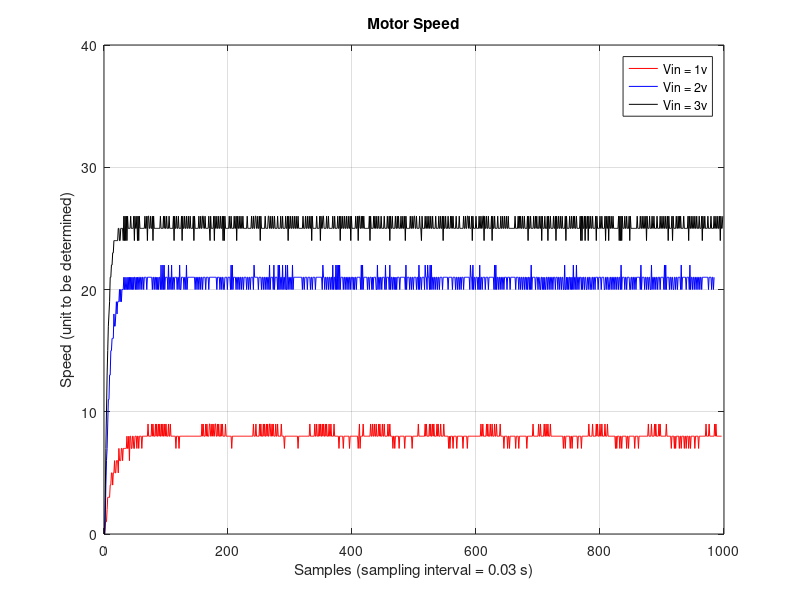

Source code (MATLAB): (Note: this script raises an error after producing the figure.)
% Part 1: Plot motor position and velocity data
% Lab8_p1_MotorPosVel.m

%% Load data from external and serial modes
close all;
clear;
sim_step_size = 0.03;
load serial_data_USB_1v;
load serial_data_USB_2v;
load serial_data_USB_3v;

%% Obtain motor gain factor K-omega when Vin = 1v:
figure(1);
plot(Vel_serial_1v,'r'); hold on;
plot(Vel_serial_2v,'b');
plot(Vel_serial_3v,'k'); hold off;
axis([0 1000 0 40]);
xlabel('Samples (sampling interval = 0.03 s)');
ylabel('Speed (unit to be determined)');
legend('Vin = 1v', 'Vin = 2v', 'Vin = 3v');
title('Motor Speed');grid;

%% Convert the speed unit
% Counts per step size to rotations per minute (RPM)
countsPerStep2RPM = (60/sim_step_size)/720;
Vel_per_volts = zeros(3,1);
Vel_per_volts(1) = mean(Vel_serial_1v(101:900)*countsPerStep2RPM);
Vel_per_volts(2) = mean(Vel_serial_2v(101:900)*countsPerStep2RPM);
Vel_per_volts(3) = mean(Vel_serial_3v(101:900)*countsPerStep2RPM);

Volts = (1:3)';
f = fit(Volts, Vel_per_volts,'poly1');
%      Linear model Poly1:
%      f(x) = p1*x + p2
%      Coefficients (with 95% confidence bounds):
%        p1 =       23.85  (-59.92, 107.6)
%        p2 =       2.377  (-178.6, 183.3)

plot(Volts, Vel_per_volts,'*r'); hold on;
Vel_per_volts_fit = f.p1*Volts+f.p2;
plot(Volts, Vel_per_volts_fit); grid; hold off;
xlabel('Input Voltage');
ylabel('Motor Speed (RPM)');
axis([0 4.5 20 80]);

%% Fit to 2nd order polynomial
figure(2);
f = fit(Volts, Vel_per_volts,'poly2');
%      Linear model Poly2:
%     f(x) = p1*x^2 + p2*x + p3
%     Coefficients:
%       p1 =      -11.42
%       p2 =       69.52
%       p3 =      -35.68

plot(Volts, Vel_per_volts,'*r'); hold on;
xv = 1:0.1:3.1;
Vel_per_volts_fit = f.p1*xv.^2+f.p2*xv+f.p3;
plot(xv, Vel_per_volts_fit); grid; hold off;
xlabel('Input Voltage');
ylabel('Motor Speed (RPM)');
axis([0 4.5 20 80]);
